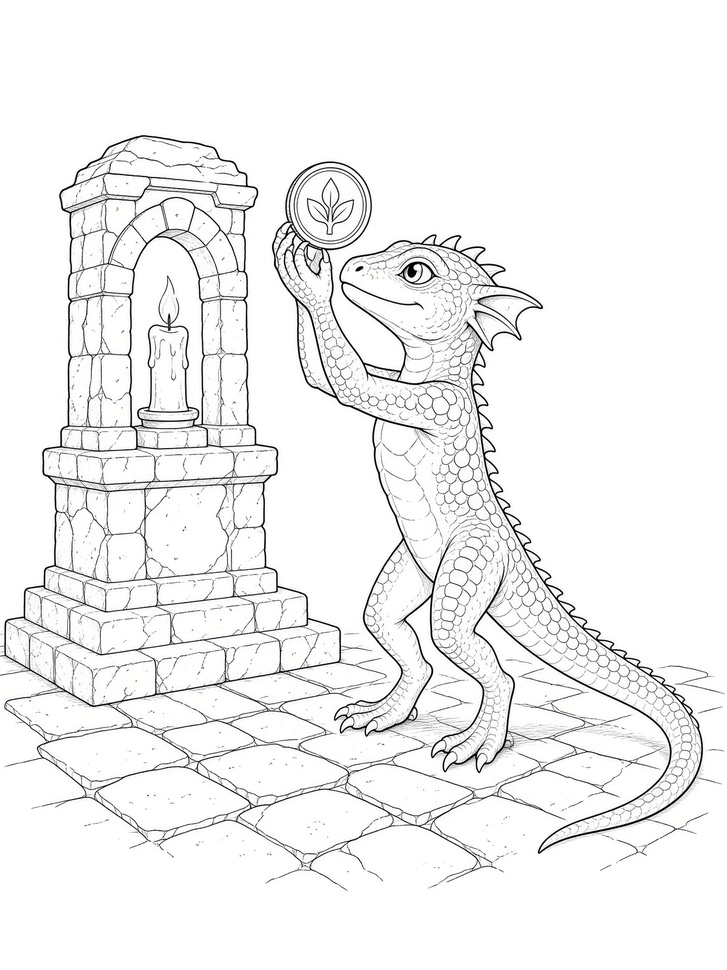
#> input picture web/proof-pages/I-02-kobold-shrine.jpg, 727 x 970 px, shrunk from 1200 x 1600 before the run
$ python even_lines.py ../web/proof-pages/I-02-kobold-shrine.jpg out.png
#> lines starting #> are read from the running program, lines starting #| are printed output that depends on the picture; after the words box and inside, x2 and y2 are one past the last pixel; in counts of white or black regions, pixels touching at a corner belong together
"""Give every page the same bold outline weight.

Does not call Flux. Run on locked PNGs so the book matches.
"""

from __future__ import annotations

import sys
from pathlib import Path

from PIL import Image, ImageFilter, ImageOps


def even_lines(src: Path, dest: Path) -> None:
    image = Image.open(src).convert("L")
    ink = image.point(lambda pixel: 0 if pixel < 90 else 255)
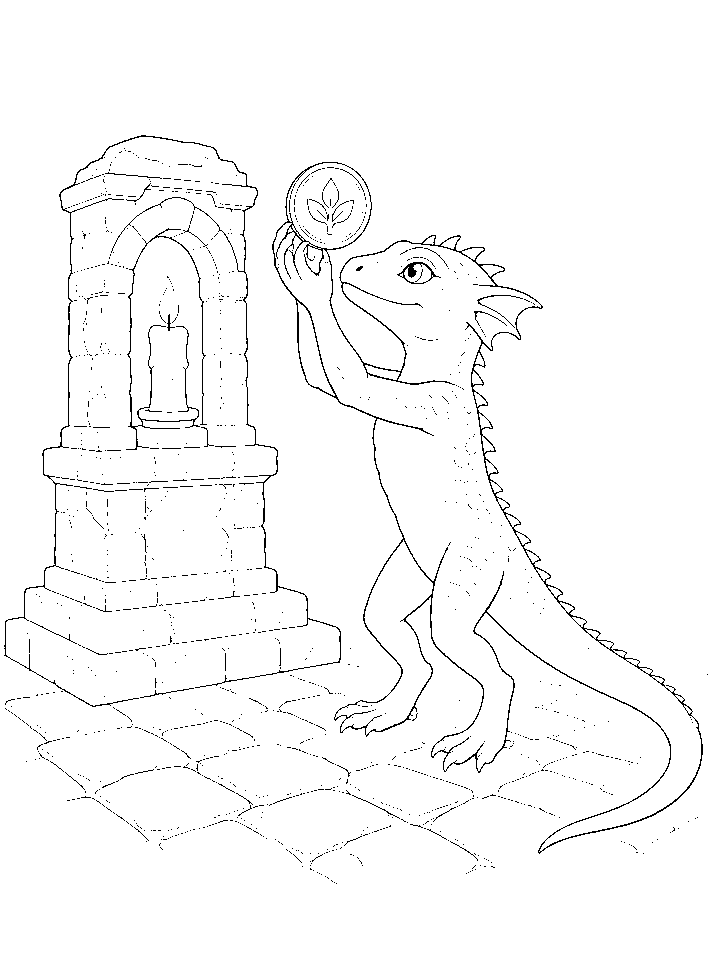
#> ink: PIL image 727x970 L; 97.8% white; black in thin lines or dots, all inside (x1, y1, x2, y2) = (4, 135, 708, 884)
    # Dilate black strokes by one pixel so thin pages match heavy pages.
    bold = ImageOps.invert(ink.filter(ImageFilter.MinFilter(3)))
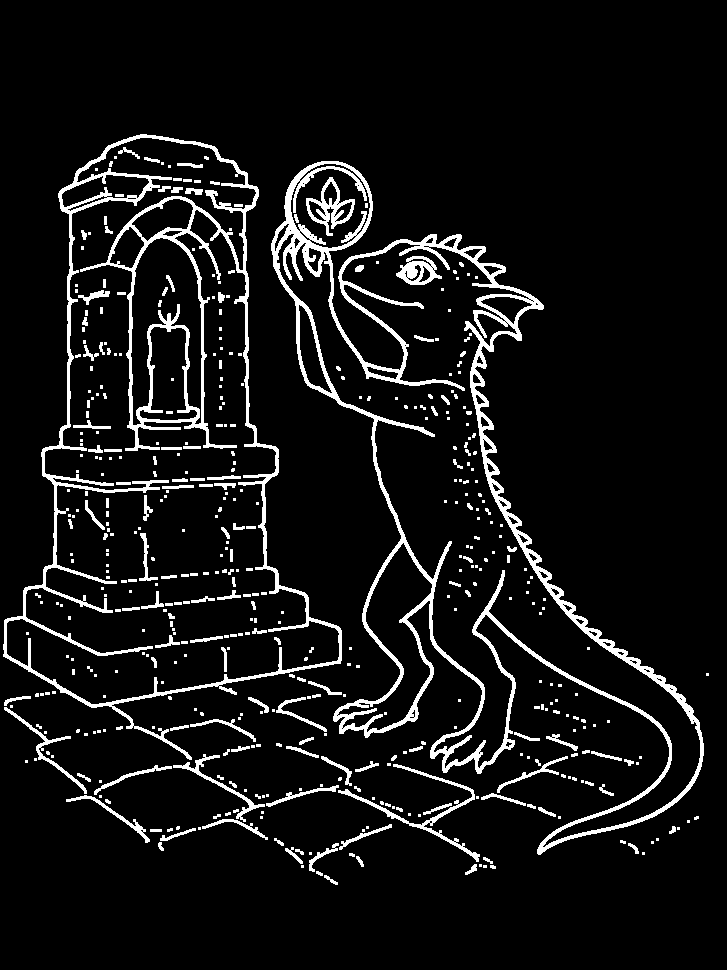
#> bold: PIL image 727x970 L; 7.6% white; 483 white regions (319 under 20 px), largest, box (x1, y1, x2, y2) and area: (271, 161, 704, 855) 21360, (3, 134, 342, 760) 15205, (338, 764, 480, 862) 1150
    bold = ImageOps.invert(bold) if False else ImageOps.invert(
        ImageOps.invert(ink).filter(ImageFilter.MaxFilter(3))
    )
    dest.parent.mkdir(parents=True, exist_ok=True)
    bold.save(dest, format="PNG", dpi=(300, 300))
    print(f"Saved {dest}")


def main() -> int:
    if len(sys.argv) < 2:
        print("Usage: python scripts/even_lines.py web/kdp-pages/I-08.png")
        return 2
    src = Path(sys.argv[1])
    dest = Path(sys.argv[2]) if len(sys.argv) > 2 else src
    even_lines(src, dest)
    return 0


if __name__ == "__main__":
    raise SystemExit(main())
#> (the program exits here)

$ run again, on web/proof-pages/I-04-goblin-warrior.jpg
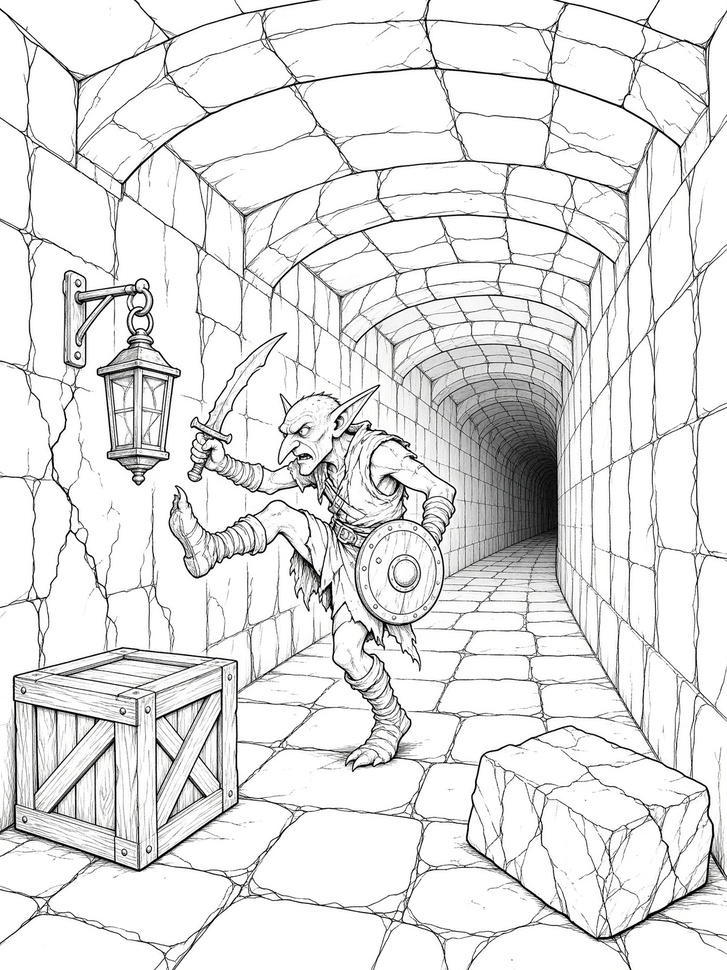
#> input picture web/proof-pages/I-04-goblin-warrior.jpg, 727 x 970 px, shrunk from 1200 x 1600 before the run
#> in even_lines, `ink = image.point(lambda pixel: 0 if pixel < 90 else 255)`:
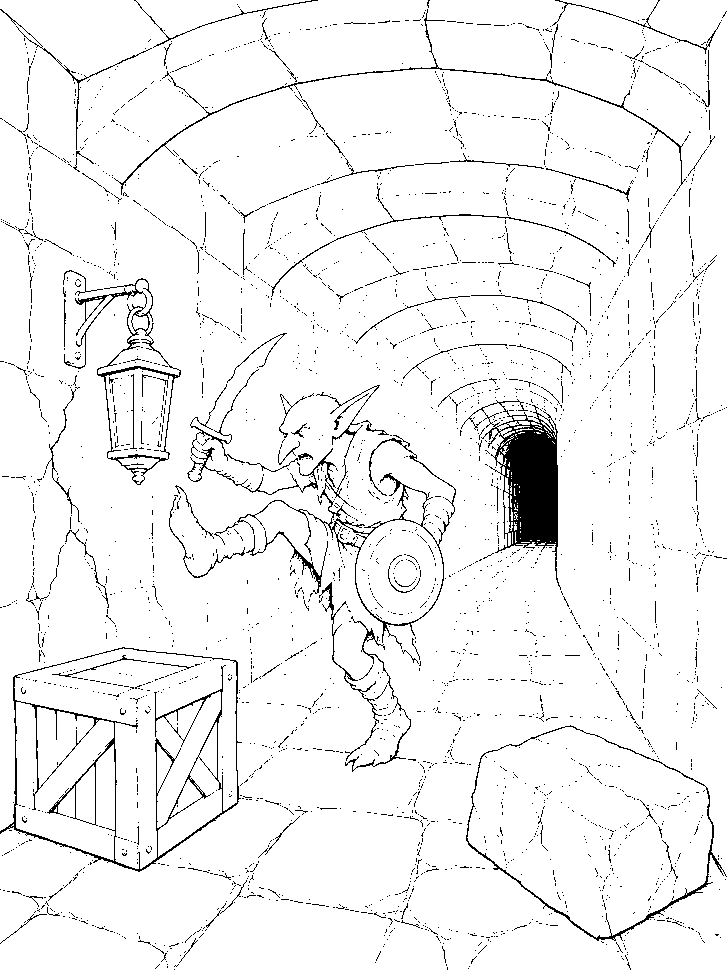
#> ink: PIL image 727x970 L; 95.2% white; black in thin lines or dots
#> in even_lines, `bold = ImageOps.invert(ink.filter(ImageFilter.MinFilter(3)))`:
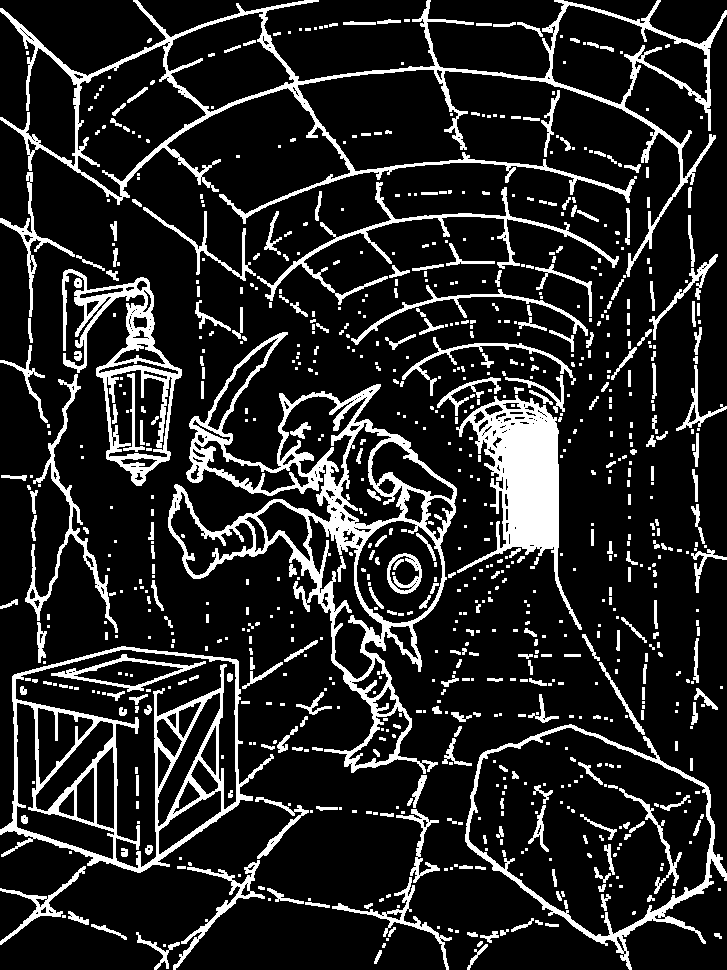
#> bold: PIL image 727x970 L; 15.2% white; 859 white regions (515 under 20 px), largest, box (x1, y1, x2, y2) and area: (168, 332, 457, 774) 18102, (0, 0, 727, 277) 14694, (0, 646, 274, 873) 9978

$ run again, on web/proof-pages/I-05-goblin-boss.jpg
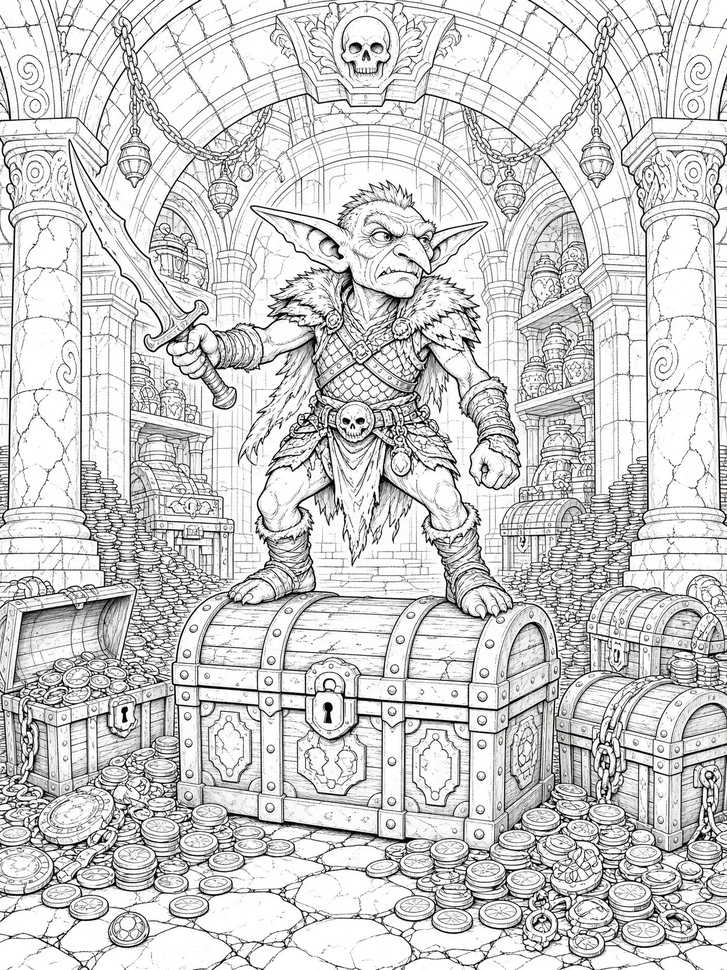
#> input picture web/proof-pages/I-05-goblin-boss.jpg, 727 x 970 px, shrunk from 1200 x 1600 before the run
#> in even_lines, `ink = image.point(lambda pixel: 0 if pixel < 90 else 255)`:
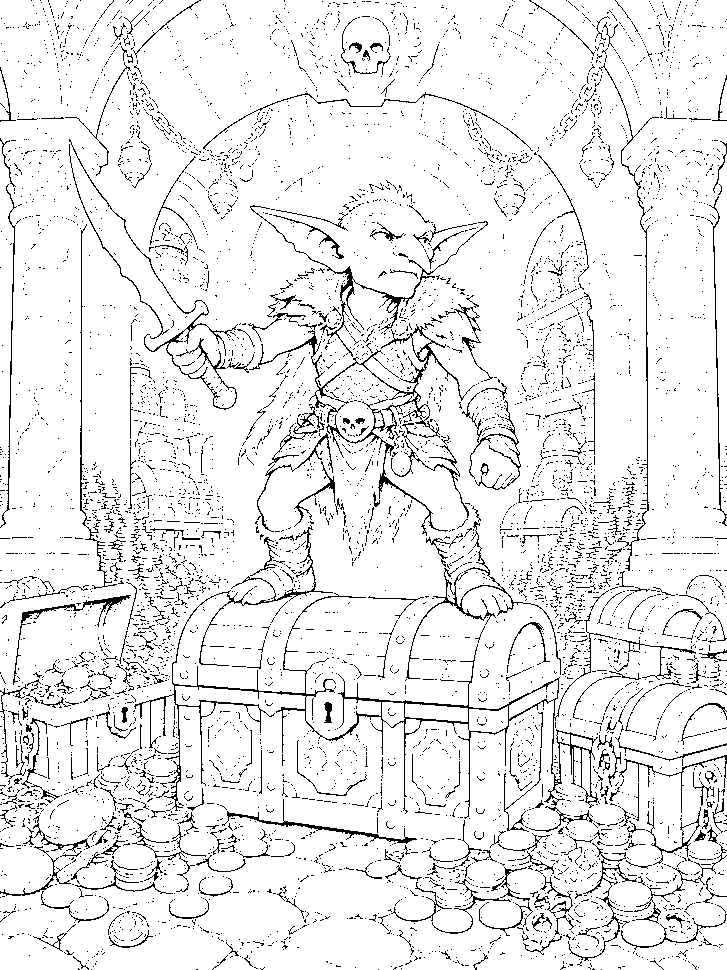
#> ink: PIL image 727x970 L; 92.3% white; black in thin lines or dots
#> in even_lines, `bold = ImageOps.invert(ink.filter(ImageFilter.MinFilter(3)))`:
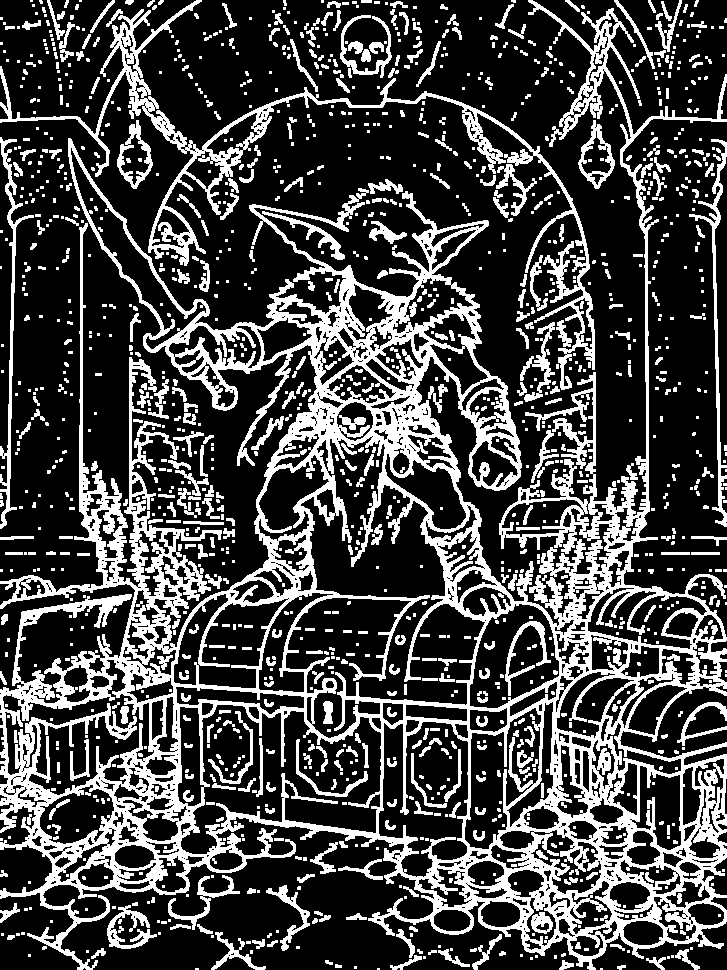
#> bold: PIL image 727x970 L; 27.3% white; 1457 white regions (925 under 20 px), largest, box (x1, y1, x2, y2) and area: (0, 0, 727, 970) 128962, (0, 0, 595, 390) 12067, (0, 137, 34, 529) 1795

$ run again, on web/proof-pages/I-08-bugbear.jpg
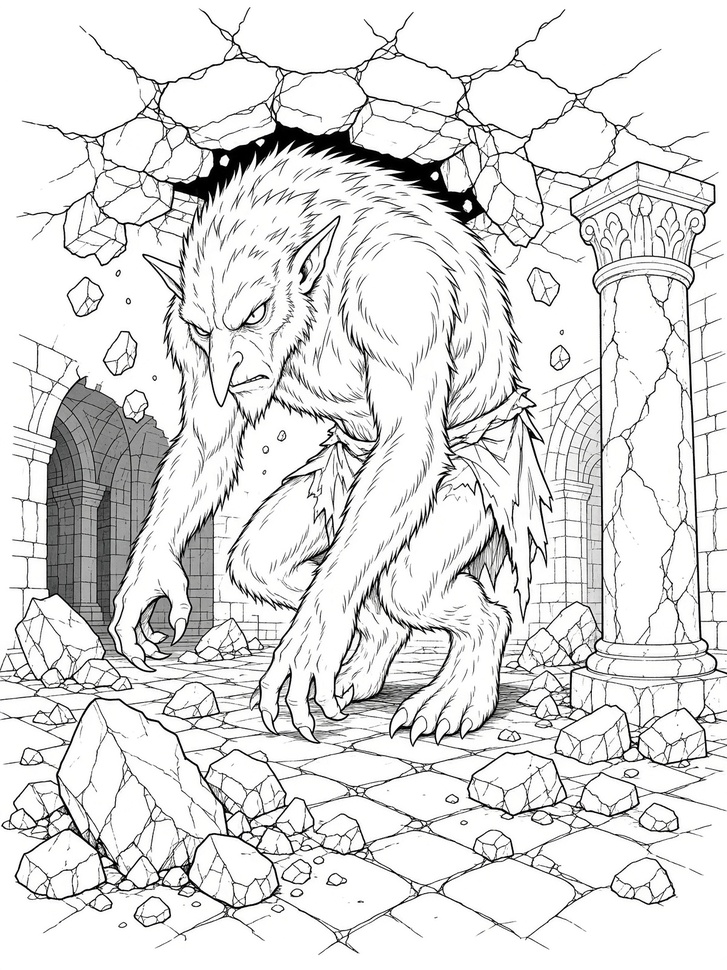
#> input picture web/proof-pages/I-08-bugbear.jpg, 727 x 970 px, shrunk from 1200 x 1600 before the run
#> in even_lines, `ink = image.point(lambda pixel: 0 if pixel < 90 else 255)`:
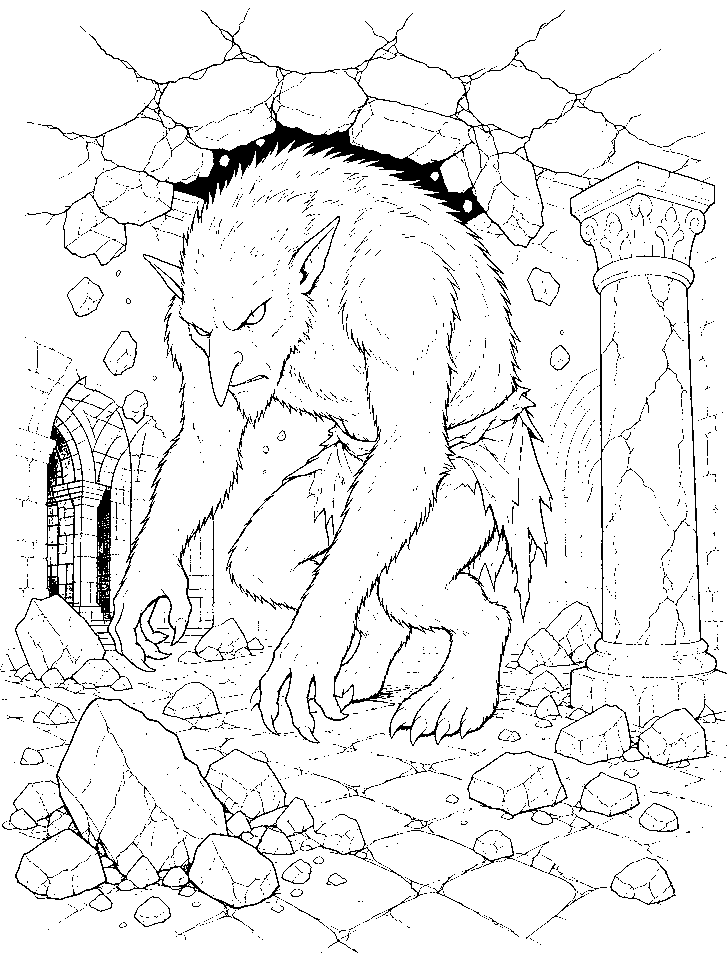
#> ink: PIL image 727x970 L; 93.2% white; black in thin lines or dots
#> in even_lines, `bold = ImageOps.invert(ink.filter(ImageFilter.MinFilter(3)))`:
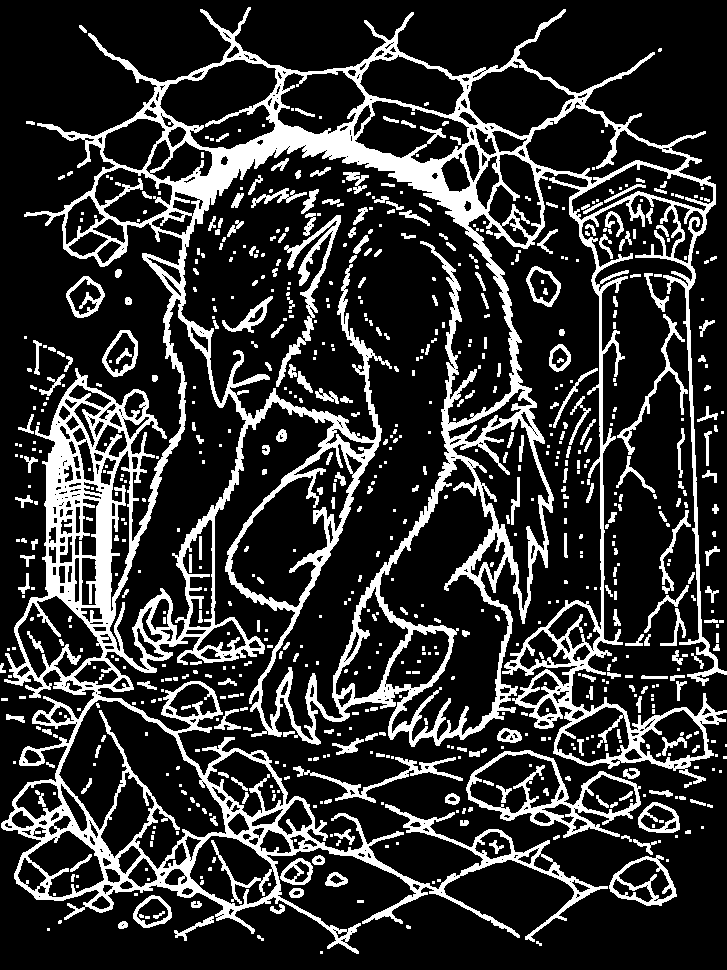
#> bold: PIL image 727x970 L; 20.1% white; 764 white regions (441 under 20 px), largest, box (x1, y1, x2, y2) and area: (1, 7, 727, 954) 107034, (466, 750, 641, 838) 3094, (276, 215, 341, 387) 1827
